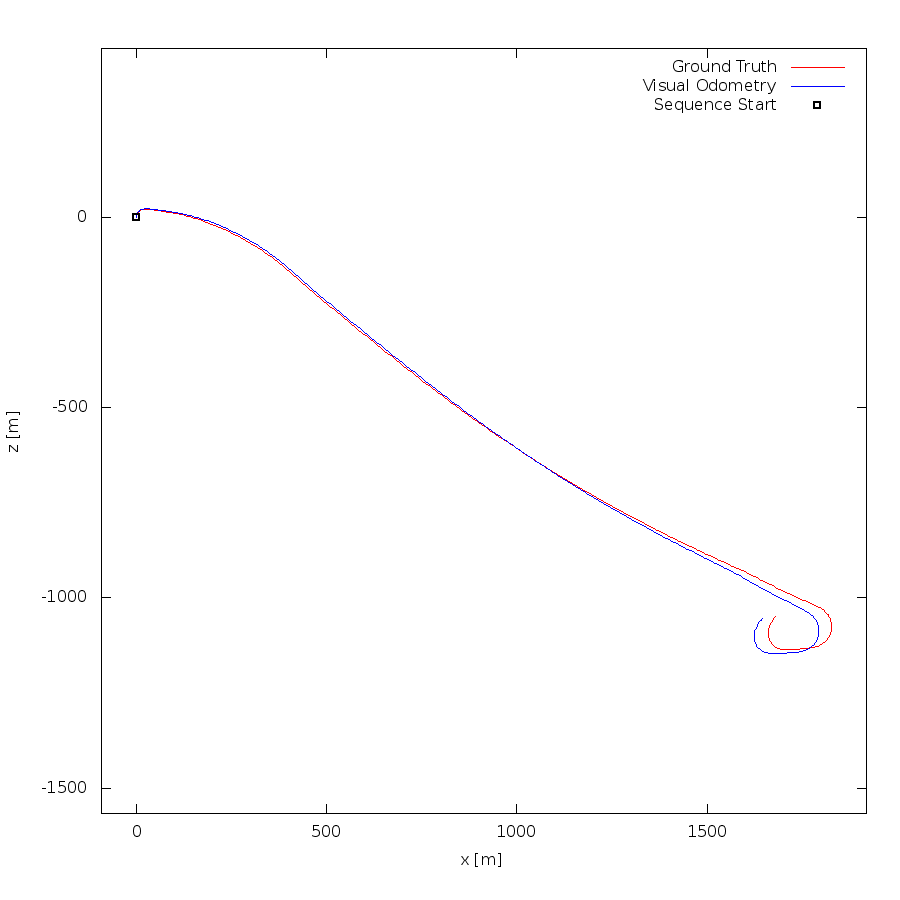

Write the gnuplot code that produced this figure.
set term postscript eps enhanced color
set output "01.eps"
set size ratio -1
set xrange [-91:1919]
set yrange [-1566:443]
set xlabel "x [m]"
set ylabel "z [m]"
plot "01.txt" using 1:2 lc rgb "#FF0000" title 'Ground Truth' w lines,"01.txt" using 3:4 lc rgb "#0000FF" title 'Visual Odometry' w lines,"< head -1 01.txt" using 1:2 lc rgb "#000000" pt 4 ps 1 lw 2 title 'Sequence Start' w points
